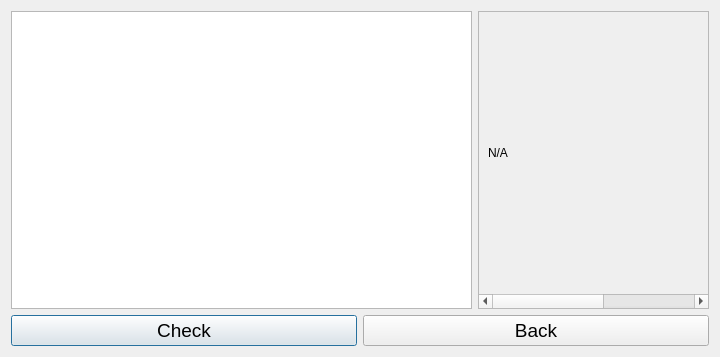
<?xml version="1.0" encoding="UTF-8"?>
<ui version="4.0">
 <class>ResultDlg</class>
 <widget class="QDialog" name="ResultDlg">
  <property name="geometry">
   <rect>
    <x>0</x>
    <y>0</y>
    <width>720</width>
    <height>357</height>
   </rect>
  </property>
  <property name="windowTitle">
   <string>Dialog</string>
  </property>
  <layout class="QVBoxLayout" name="verticalLayout">
   <item>
    <layout class="QHBoxLayout" name="horizontalLayout_2">
     <item>
      <widget class="QTableView" name="gridResult">
       <property name="sizePolicy">
        <sizepolicy hsizetype="Expanding" vsizetype="Expanding">
         <horstretch>2</horstretch>
         <verstretch>0</verstretch>
        </sizepolicy>
       </property>
       <attribute name="verticalHeaderVisible">
        <bool>false</bool>
       </attribute>
      </widget>
     </item>
     <item>
      <widget class="QScrollArea" name="scrollImage">
       <property name="sizePolicy">
        <sizepolicy hsizetype="Expanding" vsizetype="Expanding">
         <horstretch>1</horstretch>
         <verstretch>0</verstretch>
        </sizepolicy>
       </property>
       <property name="widgetResizable">
        <bool>true</bool>
       </property>
       <widget class="QWidget" name="scrollAreaWidgetContents">
        <property name="geometry">
         <rect>
          <x>0</x>
          <y>0</y>
          <width>418</width>
          <height>279</height>
         </rect>
        </property>
        <layout class="QHBoxLayout" name="horizontalLayout_3">
         <item>
          <widget class="QLabel" name="imgDisease">
           <property name="sizePolicy">
            <sizepolicy hsizetype="Expanding" vsizetype="Expanding">
             <horstretch>1</horstretch>
             <verstretch>0</verstretch>
            </sizepolicy>
           </property>
           <property name="minimumSize">
            <size>
             <width>400</width>
             <height>0</height>
            </size>
           </property>
           <property name="text">
            <string>N/A</string>
           </property>
          </widget>
         </item>
        </layout>
       </widget>
      </widget>
     </item>
    </layout>
   </item>
   <item>
    <layout class="QHBoxLayout" name="horizontalLayout">
     <item>
      <widget class="QPushButton" name="btnCheck">
       <property name="font">
        <font>
         <pointsize>14</pointsize>
        </font>
       </property>
       <property name="text">
        <string>Check</string>
       </property>
      </widget>
     </item>
     <item>
      <widget class="QPushButton" name="btnBack">
       <property name="font">
        <font>
         <pointsize>14</pointsize>
        </font>
       </property>
       <property name="text">
        <string>Back</string>
       </property>
      </widget>
     </item>
    </layout>
   </item>
  </layout>
 </widget>
 <resources/>
 <connections/>
</ui>
